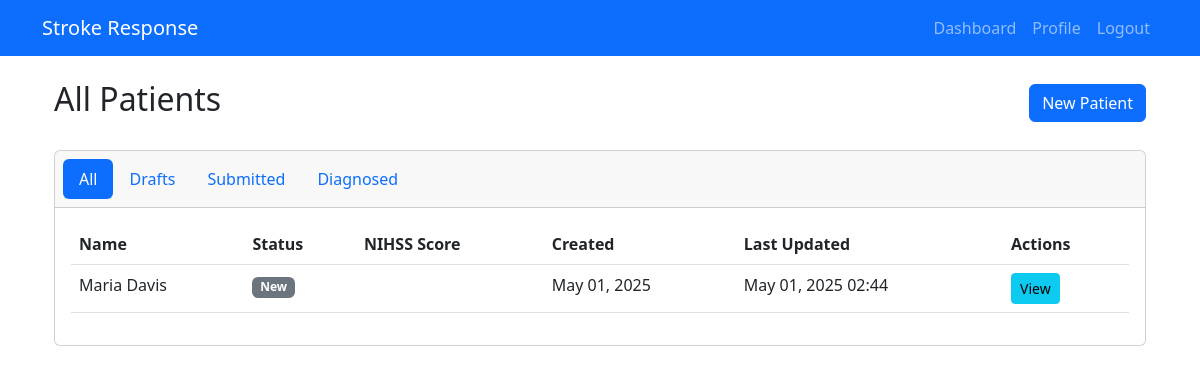
The app's page /technician/patients/ (signed in) with its own data.
### technician/models.py (models this page shows, shortened)
class Patient(models.Model):
    STATUS_CHOICES = [
        ('NEW', 'New'),
        ('SUBMITTED', 'Submitted for Review'),
        ('REVIEWED', 'Under Review'),
        ('DIAGNOSED', 'Diagnosed'),
        ('DISCHARGED', 'Discharged'),
    ]
    GENDER_CHOICES = [
        ('M', 'Male'),
        ('F', 'Female'),
        ('O', 'Other'),
    ]
    first_name = models.CharField(max_length=100)
    last_name = models.CharField(max_length=100)
    date_of_birth = models.DateField()
    gender = models.CharField(max_length=1, choices=GENDER_CHOICES)
    contact_number = models.CharField(max_length=15, blank=True)
    address = models.TextField(blank=True)
    emergency_contact_name = models.CharField(max_length=100, blank=True)
    emergency_contact_number = models.CharField(max_length=15, blank=True)
    medical_history = models.TextField(blank=True)
    current_medications = models.TextField(blank=True)
    allergies = models.TextField(blank=True)
    blood_pressure_systolic = models.IntegerField(validators=[MinValueValidator(0), MaxValueValidator(300)])
    blood_pressure_diastolic = models.IntegerField(validators=[MinValueValidator(0), MaxValueValidator(200)])
    heart_rate = models.IntegerField(validators=[MinValueValidator(0), MaxValueValidator(300)])
    respiratory_rate = models.IntegerField(validators=[MinValueValidator(0), MaxValueValidator(100)])
    temperature = models.DecimalField(max_digits=4, decimal_places=1)
    oxygen_saturation = models.IntegerField(validators=[MinValueValidator(0), MaxValueValidator(100)])
    glasgow_coma_scale = models.IntegerField(validators=[MinValueValidator(3), MaxValueValidator(15)])
    chief_complaint = models.TextField()
    notes = models.TextField(blank=True)
    status = models.CharField(max_length=20, choices=STATUS_CHOICES, default='NEW')
    technician = models.ForeignKey(User, on_delete=models.CASCADE, related_name='patients')
    created_at = models.DateTimeField(auto_now_add=True)
    updated_at = models.DateTimeField(auto_now=True)
    class Meta:
        ordering = ['-created_at']

### technician/views.py (the view)
# urls.py: path('patients/', views.patient_list, name='patient_list'),
@login_required
def patient_list(request):
    status = request.GET.get('status', '')
    if status:
        patients = Patient.objects.filter(technician=request.user, status=status)
    else:
        patients = Patient.objects.filter(technician=request.user)
    paginator = Paginator(patients.order_by('-created_at'), 10)
    page_number = request.GET.get('page')
    page_obj = paginator.get_page(page_number)
    return render(request, 'technician/patient_list.html', {
        'page_obj': page_obj,
        'status': status,
    })

### technician/templates/technician/patient_list.html (shortened to what this page needs)
{% extends "base.html" %}
{% block content %}
<div class="container">
    <div class="row mb-4">
        <div class="col-md-12">
            <div class="d-flex justify-content-between align-items-center">
                <h2>
                    {% if status %}
                        {{ status|title }} Cases
                    {% else %}
                        All Patients
                    {% endif %}
                </h2>
                <a href="{% url 'technician:patient_new' %}" class="btn btn-primary">
                     New Patient
                </a>
            </div>
        </div>
    </div>
    <div class="row">
        <div class="col-md-12">
            <div class="card">
                <div class="card-header">
                    <ul class="nav nav-pills card-header-pills">
                        <li class="nav-item">
                            <a class="nav-link {% if not status %}active{% endif %}"
                               href="{% url 'technician:patient_list' %}">All</a>
                        </li>
                        <li class="nav-item">
                            <a class="nav-link {% if status == 'DRAFT' %}active{% endif %}"
                               href="?status=DRAFT">Drafts</a>
                        </li>
                        <li class="nav-item">
                            <a class="nav-link {% if status == 'SUBMITTED' %}active{% endif %}"
                               href="?status=SUBMITTED">Submitted</a>
                        </li>
                        <li class="nav-item">
                            <a class="nav-link {% if status == 'DIAGNOSED' %}active{% endif %}"
                               href="?status=DIAGNOSED">Diagnosed</a>
                        </li>
                    </ul>
                </div>
                <div class="card-body">
                    <div class="table-responsive">
                        <table class="table table-hover">
                            <thead>
                                <tr>
                                    <th>Name</th>
                                    <th>Status</th>
                                    <th>NIHSS Score</th>
                                    <th>Created</th>
                                    <th>Last Updated</th>
                                    <th>Actions</th>
                                </tr>
                            </thead>
                            <tbody>
                                {% for patient in page_obj %}
                                <tr>
                                    <td>{{ patient.first_name }} {{ patient.last_name }}</td>
                                    <td>
                                        <span class="badge {% if patient.status == 'DRAFT' %}bg-primary
                                            {% elif patient.status == 'SUBMITTED' %}bg-warning
                                            {% elif patient.status == 'DIAGNOSED' %}bg-success
                                            {% else %}bg-secondary{% endif %}">
                                            {{ patient.get_status_display }}
                                        </span>
                                    </td>
                                    <td>{{ patient.nihss_score }}</td>
                                    <td>{{ patient.created_at|date:"M d, Y" }}</td>
                                    <td>{{ patient.updated_at|date:"M d, Y H:i" }}</td>
                                    <td>
                                        <a href="{% url 'technician:patient_detail' pk=patient.pk %}"
                                           class="btn btn-sm btn-info">View</a>
                                    </td>
                                </tr>
                                {% empty %}
                                <tr>
                                    <td colspan="6" class="text-center">No patients found.</td>
                                </tr>
                                {% endfor %}
                            </tbody>
                        </table>
                    </div>
                </div>
            </div>
        </div>
    </div>
</div>
{% endblock %}

### records on screen
Patient: first_name "Maria", last_name "Davis", status "New", created_at "May 01, 2025", updated_at "May 01, 2025 02:44"
